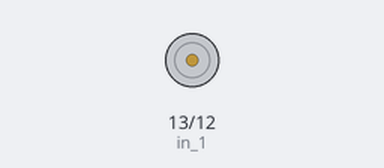
Bench run of a sketch on a simulated Arduino Uno, built with avr-gcc and run on an emulated ATmega328P. On the bench: motor-driver pin pairs drawn as motors (green arrow = first pin HIGH = forward, orange = second pin HIGH = backward, longer = more drive, scaled by the enable pin).

Above: at 0.5 s.
Timing chart, 0 to 3.0 s (numbered marks = the images above):
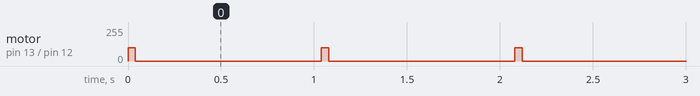

The sketch:

sketch_feb20b.ino
```cpp
const int pwm = 10 ;  //initializing pin 2 as pwm
const int in_1 = 13 ;
const int in_2 = 12 ;

void setup()
{
  pinMode(pwm,OUTPUT) ;   //we have to set PWM pin as output
pinMode(in_1,OUTPUT) ;  //Logic pins are also set as output
pinMode(in_2,OUTPUT) ;

}

void loop()
{
  digitalWrite(in_1,HIGH);
  digitalWrite(in_2,LOW);
  analogWrite(pwm,100);
  delay(40);
  digitalWrite(in_1,LOW);
  digitalWrite(in_2,LOW);
  analogWrite(pwm,0);
  delay(1000);

}
```

Measured:
- by itself, motor on pin 13 (in_1) / pin 12 (in_2): alternates forward 100/255 for 0.04 s and stopped for 1.0 s
